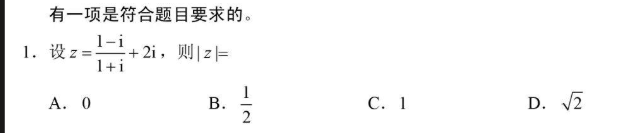
#> input picture data/input/img.png, 633 x 133 px
$ python demo_preprocess.py
#> lines starting #> are read from the running program, lines starting #| are printed output that depends on the picture; after the words box and inside, x2 and y2 are one past the last pixel; in counts of white or black regions, pixels touching at a corner belong together
### src/modules/image_processor.py
"""

图像预处理模块
负责对采集到的作业图像进行预处理操作，包括灰度化、二值化、去噪、纠偏等。
"""

import cv2
import numpy as np
from typing import List, Tuple, Optional, Dict, Any


class ImageProcessor:
    """图像预处理器"""

    def __init__(self, config: Optional[Dict[str, Any]] = None):
        self.config = config or {}
        self.denoise_strength = self.config.get("denoise_strength", 10)
        self.binarize_method = self.config.get("binarize_method", "otsu")
        self.resize_width = self.config.get("resize_width", None)

    def to_grayscale(self, image: np.ndarray) -> np.ndarray:
        """转换为灰度图"""
        if image is None or image.size == 0:
            return image
        if len(image.shape) == 3:
            return cv2.cvtColor(image, cv2.COLOR_BGR2GRAY)
        return image

    # [58 lines left out: functions binarize, denoise, deskew, resize, not called in this run]

    def enhance_contrast(self, image: np.ndarray, clip_limit: float = 2.0,
                         tile_grid_size: Tuple[int, int] = (8, 8)) -> np.ndarray:
        """使用CLAHE增强图像对比度"""
        if image is None or image.size == 0:
            return image
        gray = self.to_grayscale(image)
        if len(image.shape) == 3:
            lab = cv2.cvtColor(image, cv2.COLOR_BGR2LAB)
            l_channel, a_channel, b_channel = cv2.split(lab)
            clahe = cv2.createCLAHE(clipLimit=clip_limit, tileGridSize=tile_grid_size)
            l_channel = clahe.apply(l_channel)
            lab = cv2.merge([l_channel, a_channel, b_channel])
            return cv2.cvtColor(lab, cv2.COLOR_LAB2BGR)
        clahe = cv2.createCLAHE(clipLimit=clip_limit, tileGridSize=tile_grid_size)
        return clahe.apply(gray)

    # [11 lines left out: function sharpen, not called in this run]

    def bilateral_denoise(self, image: np.ndarray,
                          d: int = 9, sigma_color: float = 75,
                          sigma_space: float = 75) -> np.ndarray:
        """双边滤波去噪 — 保边去噪，比 NLM 更好地保护文字笔迹边缘。

        Args:
            d: 滤波窗口直径，9 对作业图片效果最佳
            sigma_color: 颜色空间标准差，越大则越大的颜色差异被平滑
            sigma_space: 坐标空间标准差，越大则越远的像素互相影响
        """
        if image is None or image.size == 0:
            return image
        return cv2.bilateralFilter(image, d, sigma_color, sigma_space)

    def normalize_illumination(self, image: np.ndarray,
                                blur_kernel: int = 61,
                                strength: float = 0.85) -> np.ndarray:
        """光照归一化 / 去阴影 — 消除手机拍摄造成的光照不均。

        原理：将图像除以自身的高斯模糊版本，抵消大范围光照变化，
        保留文字等高频细节。这是 Adobe Scan / CamScanner 的核心技术。

        Args:
            blur_kernel: 高斯核大小，越大去除越均匀的光照变化；61 对 A4 作业合适
            strength: 混合强度，0=原图 1=完全归一化，0.85 保留一些自然感
        """
        if image is None or image.size == 0:
            return image

        is_color = len(image.shape) == 3

        if is_color:
            # LAB 色彩空间：只在亮度通道上做归一化
            lab = cv2.cvtColor(image, cv2.COLOR_BGR2LAB).astype(np.float32)
            l_channel = lab[:, :, 0]
            # 大核高斯模糊获得光照估计
            l_blur = cv2.GaussianBlur(l_channel, (blur_kernel, blur_kernel), 0)
            # 归一化：I' = I / blur(I) * mean(blur(I))
            l_blur = np.where(l_blur < 1, 1, l_blur)  # 防除零
            l_norm = l_channel / l_blur * np.mean(l_blur)
            l_norm = np.clip(l_norm, 0, 255)
            # 混合原图和归一化结果
            l_mix = l_channel * (1 - strength) + l_norm * strength
            lab[:, :, 0] = np.clip(l_mix, 0, 255)
            lab = lab.astype(np.uint8)
            return cv2.cvtColor(lab, cv2.COLOR_LAB2BGR)
        else:
            img_f = image.astype(np.float32)
            blur = cv2.GaussianBlur(img_f, (blur_kernel, blur_kernel), 0)
            blur = np.where(blur < 1, 1, blur)
            norm = img_f / blur * np.mean(blur)
            norm = np.clip(norm, 0, 255)
            mix = img_f * (1 - strength) + norm * strength
            return np.clip(mix, 0, 255).astype(np.uint8)

    def unsharp_mask(self, image: np.ndarray,
                     sigma: float = 1.5, amount: float = 1.2,
                     threshold: int = 0) -> np.ndarray:
        """USM 锐化 — 比简单 kernel 锐化更自然，不产生光晕伪影。

        Args:
            sigma: 高斯模糊标准差，控制锐化半径
            amount: 锐化强度，1.0=原图，1.5=强锐化
            threshold: 像素差值小于此值的区域不锐化，避免噪点增强
        """
        if image is None or image.size == 0:
            return image
        blurred = cv2.GaussianBlur(image, (0, 0), sigma)
        if threshold > 0:
            diff = cv2.absdiff(image, blurred)
            mask = cv2.threshold(
                cv2.cvtColor(diff, cv2.COLOR_BGR2GRAY) if len(image.shape) == 3 else diff,
                threshold, 255, cv2.THRESH_BINARY
            )[1]
            if len(image.shape) == 3:
                mask = cv2.cvtColor(mask, cv2.COLOR_GRAY2BGR)
            sharpened = cv2.addWeighted(image, 1.0 + amount, blurred, -amount, 0)
            return np.where(mask > 0, sharpened, image).astype(np.uint8)
        else:
            result = cv2.addWeighted(image, 1.0 + amount, blurred, -amount, 0)
            return np.clip(result, 0, 255).astype(np.uint8)

    # ═══════════════════════════════════════════════════════════════
    #  进阶方法：MSRCR 光照归一化 / Sauvola 二值化 / 形态学 / 高反差保留
    # ═══════════════════════════════════════════════════════════════

    # [374 lines left out: functions _ssr, msrcr, sauvola_binarize, morphological_clean, high_pass_enhance, linear_contrast_stretch and 10 more, not called in this run]

### eval/demo_preprocess.py
"""
图片预处理效果演示 — 独立运行，可视化对比每一步效果

用法: python eval/demo_preprocess.py [图片路径]
     不传路径则自动找 data/output 下第一张原始图片
"""
import sys
import os
from pathlib import Path

# 确保项目根目录在 sys.path
sys.path.insert(0, str(Path(__file__).resolve().parent.parent))

import cv2
import numpy as np
from src.modules.image_processor import ImageProcessor

# ── 配置：使用与 VL 预处理相同的参数 ──
CONFIG = {
    "denoise": True,       "denoise_strength": 10,
    "deskew": True,
    "enhance_contrast": True, "contrast_clip_limit": 2.0,
    "sharpen": True,
    "binarize": False,
}


def add_label(img: np.ndarray, text: str, font_scale: float = 1.2) -> np.ndarray:
    """在图片顶部添加标签条"""
    h, w = img.shape[:2]
    bar_h = 40
    labeled = np.ones((h + bar_h, w, 3), dtype=np.uint8) * 240
    labeled[bar_h:, :] = img
    cv2.putText(labeled, text, (10, 28), cv2.FONT_HERSHEY_SIMPLEX,
                font_scale, (0, 0, 0), 2, cv2.LINE_AA)
    return labeled


def main(image_path: str = None):
    processor = ImageProcessor(config=CONFIG)

    # 找图片
    if image_path is None:
        data_dir = Path(__file__).resolve().parent.parent / "data" / "output"
        originals = sorted(data_dir.glob("*_original.jpg"))
        if not originals:
            originals = sorted(data_dir.glob("*.jpg"))[:1]
        if not originals:
            input_img = Path(__file__).resolve().parent.parent / "data" / "input" / "img.png"
            if input_img.exists():
                originals = [input_img]
        if not originals:
            print("[WARN] 没有找到测试图片，请手动指定路径")
            return
        image_path = str(originals[0])

    print(f"[测试图片] {image_path}")
    print(f"   文件大小: {os.path.getsize(image_path)/1024:.0f} KB")

    # 读取原图
    img_array = np.fromfile(image_path, dtype=np.uint8)
    img = cv2.imdecode(img_array, cv2.IMREAD_COLOR)
#> img is the input picture: shape (133, 633, 3); mean B, G, R 248.1, 248.1, 248.1
    if img is None:
        print("[ERROR] 无法读取图片")
        return

    h, w = img.shape[:2]
#> h = 133; w = 633
    print(f"   尺寸: {w}x{h}")
#|    尺寸: 633x133

    # ── 预处理增强管线（4步）──
    steps = []  # [(label, image)]

    # Step 0: 原图
    steps.append((f"① 原图 ({w}x{h})", img.copy()))

    # Step 1: 光照归一化（去阴影）
    illum = processor.normalize_illumination(img.copy())
#> in normalize_illumination, `lab = cv2.cvtColor(image, cv2.COLOR_BGR2LAB).astype(np.float32)`:
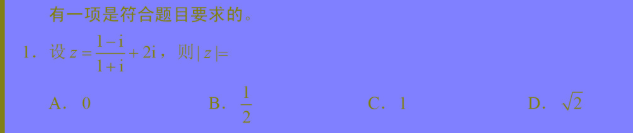
#> lab: shape (133, 633, 3) float32; mean of channels 0, 1, 2 248.5, 128, 128; drawn as B, G, R
#> in normalize_illumination, `l_blur = cv2.GaussianBlur(l_channel, (blur_kernel, blur_kernel), 0)`:
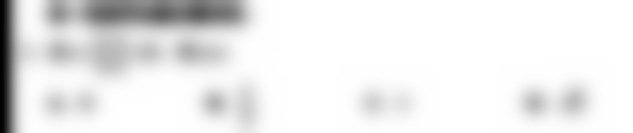
#> l_blur: shape (133, 633) float32; min 174.3, max 255, mean 248.4; drawn with min black and max white
#> in normalize_illumination, `l_norm = l_channel / l_blur * np.mean(l_blur)`:
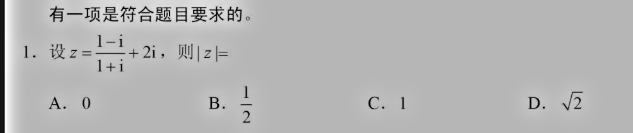
#> l_norm: shape (133, 633) float32; min 5.31, max 345, mean 248; drawn with min black and max white
    steps.append(("② 光照归一化 (去阴影)", illum))
    img = illum

    # Step 2: 双边滤波（保边去噪）
    bilateral = processor.bilateral_denoise(img.copy(), d=7, sigma_color=25, sigma_space=8)
    steps.append(("③ 双边滤波 (保边去噪)", bilateral))
    img = bilateral

    # Step 3: CLAHE + USM
    clahe = processor.enhance_contrast(img.copy(), clip_limit=1.5, tile_grid_size=(8, 8))
#> in enhance_contrast, `lab = cv2.cvtColor(image, cv2.COLOR_BGR2LAB)`: lab: shape (133, 633, 3); mean of channels 0, 1, 2 245.2, 128, 128
#> in enhance_contrast, `lab = cv2.merge([l_channel, a_channel, b_channel])`: lab: shape (133, 633, 3); mean of channels 0, 1, 2 242.8, 128, 128
    usm = processor.unsharp_mask(clahe, sigma=1.0, amount=0.8, threshold=3)
#> in unsharp_mask, `mask = cv2.threshold( cv2.cvtColor(diff, cv2.COLOR_BGR2GRAY) if len(im..`:
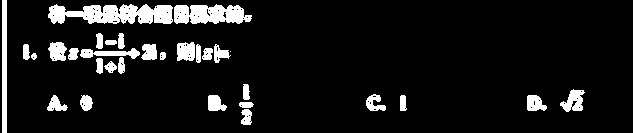
#> mask: shape (133, 633); 9.1% white; 31 white regions (1 under 20 px), largest, box (x1, y1, x2, y2) and area: (48, 4, 173, 24) 1803, (174, 4, 252, 24) 1181, (2, 0, 7, 133) 665
    steps.append(("④ CLAHE + USM锐化", usm))

    # ── 拼接对比图：2 行 x 2 列 ──
    thumb_h = 500
    thumbnails = []
    for label, step_img in steps:
        sh, sw = step_img.shape[:2]
        ratio = thumb_h / sh
        tw, th = int(sw * ratio), thumb_h
        thumb = cv2.resize(step_img, (tw, th))
        thumbnails.append(add_label(thumb, label, font_scale=0.7))
#> this loop made 4 passes
#> label on passes 1 to 4: '① 原图 (633x133)', '② 光照归一化 (去阴影)', '③ 双边滤波 (保边去噪)', '④ CLAHE + USM锐化'
#> after the loop, thumbnails = 4 items

    row1 = np.hstack(thumbnails[:2])
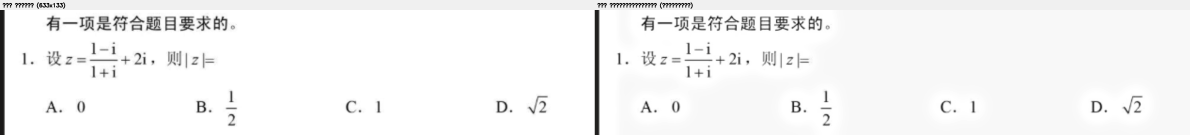
#> row1: shape (540, 4758, 3) (shown at 1/4 size); mean of channels 0, 1, 2 245.2, 245.2, 245.2; drawn as B, G, R
    row2 = np.hstack(thumbnails[2:4])
    max_w = max(row1.shape[1], row2.shape[1])
#> max_w = 4758
    for row in [row1, row2]:
        if row.shape[1] < max_w:
            pad = np.ones((row.shape[0], max_w - row.shape[1], 3), dtype=np.uint8) * 240
            row = np.hstack([row, pad])
#> this loop made 2 passes
    comparison = np.vstack([row1, row2])
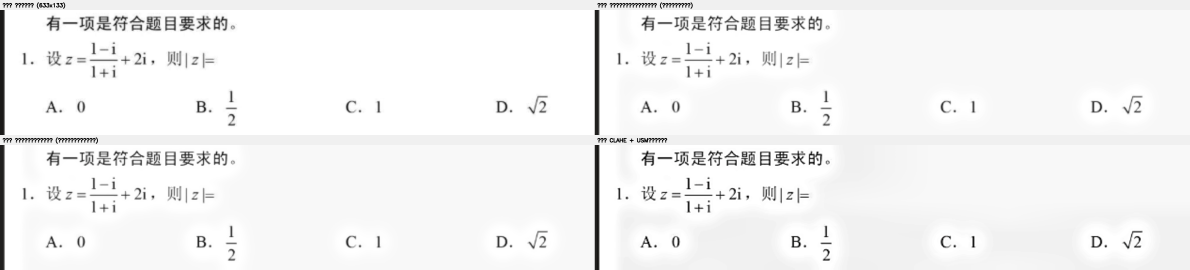
#> comparison: shape (1080, 4758, 3) (shown at 1/4 size); mean of channels 0, 1, 2 243.6, 243.6, 243.6; drawn as B, G, R

    # 顶部大标题
    title_h = 50
    title_bar = np.ones((title_h, comparison.shape[1], 3), dtype=np.uint8) * 255
    cv2.putText(title_bar, f"图片预处理流水线: 光照归一化→双边滤波→CLAHE→USM锐化 | {os.path.basename(image_path)}",
                (20, 35), cv2.FONT_HERSHEY_SIMPLEX, 0.8, (50, 50, 50), 2, cv2.LINE_AA)
    final = np.vstack([title_bar, comparison])
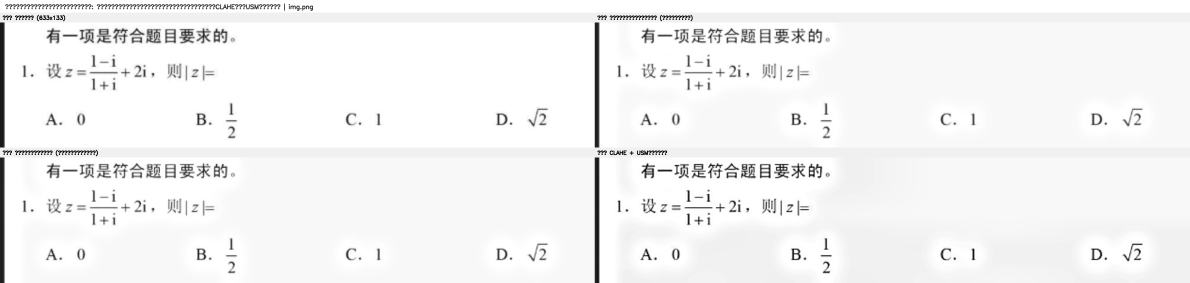
#> final: shape (1130, 4758, 3) (shown at 1/4 size); mean of channels 0, 1, 2 243.7, 243.7, 243.7; drawn as B, G, R

    # 保存
    out_dir = Path(__file__).resolve().parent
    out_path = out_dir / "preprocess_demo.png"
    cv2.imwrite(str(out_path), final)
    print(f"\n[OK] 对比图已保存: {out_path}")
    print(f"   尺寸: {final.shape[1]}x{final.shape[0]}")
#|    尺寸: 4758x1130

    return str(out_path)


if __name__ == "__main__":
    img_path = sys.argv[1] if len(sys.argv) > 1 else None
    result = main(img_path)
    if result:
        print("\n查看方式: 直接打开 eval/preprocess_demo.png")
